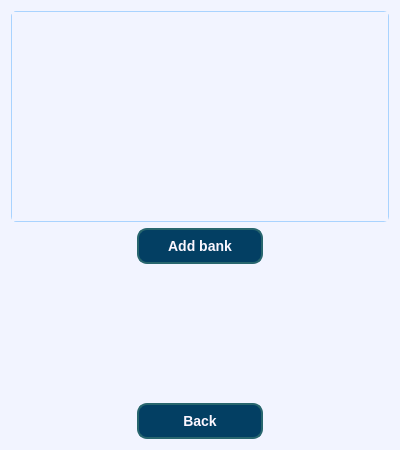
<?xml version="1.0" encoding="UTF-8"?>
<ui version="4.0">
 <class>bank_window</class>
 <widget class="QWidget" name="bank_window">
  <property name="geometry">
   <rect>
    <x>0</x>
    <y>0</y>
    <width>400</width>
    <height>450</height>
   </rect>
  </property>
  <property name="windowTitle">
   <string>bank_window</string>
  </property>
  <property name="styleSheet">
   <string notr="true">QWidget {
    background-color: rgb(242, 244, 255); /* Светлый фон */
}

QMessageBox {
    background-color: rgb(242, 244, 255); /* Светлый фон */
    color: rgb(3, 63, 99); /* Темно-синий цвет текста для контраста */
    border: 2px solid rgb(40, 102, 110); /* Бирюзовая обводка */
    border-radius: 8px; /* Закругленные углы */
}

QMessageBox QLabel {
    color: rgb(3, 63, 99); /* Темный цвет текста */
    font-size: 14px; /* Размер шрифта */
}
QMessageBox QPushButton {
    background-color: rgb(3, 63, 99); /* Синий фон кнопки */
    color: rgb(252, 247, 255); /* Белый цвет текста */
    border: none;
    border-radius: 5px;
    padding: 6px 12px; /* Отступы для приятного вида */
}
QMessageBox QPushButton:hover {
    background-color: rgb(40, 102, 110); /* Цвет при наведении */
}
QInputDialog {
    background-color: rgb(242, 244, 255); /* Светлый фон */
    color: rgb(3, 63, 99); /* Темно-синий цвет текста */
    border: 2px solid rgb(40, 102, 110); /* Бирюзовая обводка */
    border-radius: 8px; /* Закругленные углы */
}

QInputDialog QLabel {
    color: rgb(3, 63, 99); /* Темный синий цвет текста */
    font-size: 14px; /* Размер шрифта */
}

QInputDialog QLineEdit {
    background-color: rgb(252, 247, 255); /* Светлый фон поля ввода */
    color: rgb(3, 63, 99); /* Темный текст */
    border: 1px solid rgb(124, 152, 133); /* Граница поля ввода */
    border-radius: 5px; /* Закругленные углы поля ввода */
    padding: 4px; /* Внутренние отступы */
}

QInputDialog QPushButton {
    background-color: rgb(3, 63, 99); /* Синий фон кнопки */
    color: rgb(252, 247, 255); /* Белый цвет текста */
    border: none;
    border-radius: 5px;
    padding: 6px 12px; /* Отступы для приятного вида */
}

QInputDialog QPushButton:hover {
    background-color: rgb(40, 102, 110); /* Цвет при наведении */
}
QPushButton {
    background-color: rgb(3, 63, 99); /* Тёмно-синий основной цвет */
    color: rgb(252, 247, 255); /* Белый цвет текста */
    border: 2px solid rgb(40, 102, 110); /* Бирюзовая обводка */
    border-radius: 10px; /* Закруглённые края */
    padding: 8px 16px; /* Отступы для приятного вида */
    font-size: 14px; /* Размер шрифта */
    font-weight: bold; /* Жирный текст */
}
QPushButton:hover {
    background-color: rgb(40, 102, 110); /* Цвет кнопки при наведении */
    color: rgb(218, 223, 247); /* Голубой текст при наведении */
}
QPushButton:pressed {
    background-color: rgb(124, 152, 133); /* Цвет при нажатии */
}
QScrollArea {
    background-color: rgb(242, 244, 255); /* Светлый фон */
    border: 1px solid rgb(169, 211, 255); /* Тонкая граница */
    border-radius: 5px; /* Закругленные углы */
}
QScrollBar:vertical {
    background-color: rgb(242, 244, 255); /* Цвет фона скроллбара */
    width: 10px; /* Ширина скроллбара */
}
QScrollBar::handle:vertical {
    background-color: rgb(3, 63, 99); /* Основной цвет ползунка */
    border-radius: 5px;
    min-height: 20px; /* Минимальная высота ползунка */
}
QScrollBar::add-line:vertical, QScrollBar::sub-line:vertical {
    background: none; /* Без линий сверху и снизу */
    height: 0px;
}
</string>
  </property>
  <layout class="QGridLayout" name="gridLayout_2">
   <item row="0" column="0">
    <widget class="QScrollArea" name="scrollArea">
     <property name="styleSheet">
      <string notr="true"/>
     </property>
     <property name="frameShape">
      <enum>QFrame::Shape::NoFrame</enum>
     </property>
     <property name="widgetResizable">
      <bool>true</bool>
     </property>
     <widget class="QWidget" name="scrollAreaWidgetContents">
      <property name="enabled">
       <bool>true</bool>
      </property>
      <property name="geometry">
       <rect>
        <x>0</x>
        <y>0</y>
        <width>380</width>
        <height>211</height>
       </rect>
      </property>
     </widget>
    </widget>
   </item>
   <item row="6" column="0">
    <layout class="QGridLayout" name="gridLayout_5">
     <item row="2" column="0">
      <spacer name="horizontalSpacer">
       <property name="orientation">
        <enum>Qt::Orientation::Horizontal</enum>
       </property>
       <property name="sizeType">
        <enum>QSizePolicy::Policy::MinimumExpanding</enum>
       </property>
       <property name="sizeHint" stdset="0">
        <size>
         <width>20</width>
         <height>20</height>
        </size>
       </property>
      </spacer>
     </item>
     <item row="0" column="1">
      <widget class="QPushButton" name="add_button">
       <property name="sizePolicy">
        <sizepolicy hsizetype="MinimumExpanding" vsizetype="Fixed">
         <horstretch>0</horstretch>
         <verstretch>0</verstretch>
        </sizepolicy>
       </property>
       <property name="styleSheet">
        <string notr="true"/>
       </property>
       <property name="text">
        <string>Add bank</string>
       </property>
      </widget>
     </item>
     <item row="2" column="1">
      <spacer name="verticalSpacer">
       <property name="orientation">
        <enum>Qt::Orientation::Vertical</enum>
       </property>
       <property name="sizeType">
        <enum>QSizePolicy::Policy::MinimumExpanding</enum>
       </property>
       <property name="sizeHint" stdset="0">
        <size>
         <width>20</width>
         <height>40</height>
        </size>
       </property>
      </spacer>
     </item>
     <item row="2" column="2">
      <spacer name="horizontalSpacer_2">
       <property name="orientation">
        <enum>Qt::Orientation::Horizontal</enum>
       </property>
       <property name="sizeType">
        <enum>QSizePolicy::Policy::MinimumExpanding</enum>
       </property>
       <property name="sizeHint" stdset="0">
        <size>
         <width>20</width>
         <height>20</height>
        </size>
       </property>
      </spacer>
     </item>
     <item row="3" column="1">
      <widget class="QPushButton" name="back_button">
       <property name="sizePolicy">
        <sizepolicy hsizetype="MinimumExpanding" vsizetype="Fixed">
         <horstretch>0</horstretch>
         <verstretch>0</verstretch>
        </sizepolicy>
       </property>
       <property name="styleSheet">
        <string notr="true"/>
       </property>
       <property name="text">
        <string>Back</string>
       </property>
      </widget>
     </item>
    </layout>
   </item>
  </layout>
 </widget>
 <resources/>
 <connections/>
</ui>
